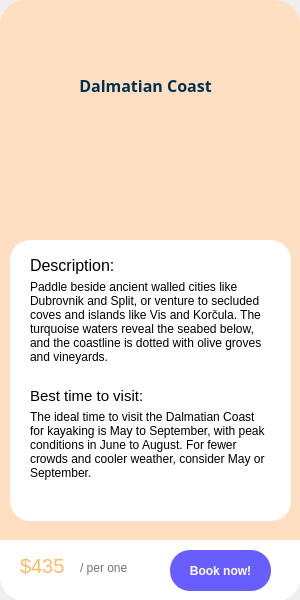
<?xml version="1.0" encoding="UTF-8"?>
<ui version="4.0">
 <class>MainWindow</class>
 <widget class="QMainWindow" name="MainWindow">
  <property name="geometry">
   <rect>
    <x>0</x>
    <y>0</y>
    <width>300</width>
    <height>600</height>
   </rect>
  </property>
  <property name="windowTitle">
   <string>MainWindow</string>
  </property>
  <widget class="QWidget" name="centralwidget">
   <widget class="QWidget" name="widget" native="true">
    <property name="geometry">
     <rect>
      <x>0</x>
      <y>0</y>
      <width>300</width>
      <height>600</height>
     </rect>
    </property>
    <property name="minimumSize">
     <size>
      <width>300</width>
      <height>600</height>
     </size>
    </property>
    <property name="maximumSize">
     <size>
      <width>300</width>
      <height>600</height>
     </size>
    </property>
    <property name="styleSheet">
     <string notr="true">QWidget#widget {
	background-color:rgb(255, 223, 194);
	border-radius: 25px;
}</string>
    </property>
    <widget class="QLabel" name="label">
     <property name="geometry">
      <rect>
       <x>10</x>
       <y>40</y>
       <width>271</width>
       <height>91</height>
      </rect>
     </property>
     <property name="font">
      <font>
       <family>Segoe MDL2 Assets</family>
       <pointsize>12</pointsize>
       <weight>75</weight>
       <italic>false</italic>
       <bold>true</bold>
       <underline>false</underline>
      </font>
     </property>
     <property name="styleSheet">
      <string notr="true">color:rgb(3, 48, 81)</string>
     </property>
     <property name="text">
      <string>Dalmatian Coast</string>
     </property>
     <property name="alignment">
      <set>Qt::AlignCenter</set>
     </property>
     <property name="wordWrap">
      <bool>true</bool>
     </property>
    </widget>
    <widget class="QPushButton" name="pushButton_2">
     <property name="geometry">
      <rect>
       <x>10</x>
       <y>30</y>
       <width>41</width>
       <height>31</height>
      </rect>
     </property>
     <property name="styleSheet">
      <string notr="true">QPushButton {
	background-color:rgb(255, 223, 194);
    border-radius: 20px;
}

QPushButton:hover {
    background-color: rgb(116, 116, 116);
}
</string>
     </property>
     <property name="text">
      <string/>
     </property>
     <property name="icon">
      <iconset>
       <normaloff>../Resource/Images/left arrow.png</normaloff>../Resource/Images/left arrow.png</iconset>
     </property>
     <property name="iconSize">
      <size>
       <width>25</width>
       <height>25</height>
      </size>
     </property>
    </widget>
    <widget class="QFrame" name="hoverFrame">
     <property name="geometry">
      <rect>
       <x>10</x>
       <y>240</y>
       <width>281</width>
       <height>281</height>
      </rect>
     </property>
     <property name="styleSheet">
      <string notr="true">background-color:rgb(255, 255, 255);
border-radius: 20px;</string>
     </property>
     <property name="frameShape">
      <enum>QFrame::StyledPanel</enum>
     </property>
     <property name="frameShadow">
      <enum>QFrame::Raised</enum>
     </property>
     <widget class="QLabel" name="label_3">
      <property name="geometry">
       <rect>
        <x>20</x>
        <y>10</y>
        <width>141</width>
        <height>31</height>
       </rect>
      </property>
      <property name="font">
       <font>
        <pointsize>12</pointsize>
       </font>
      </property>
      <property name="text">
       <string>Description:</string>
      </property>
     </widget>
     <widget class="QLabel" name="label_4">
      <property name="geometry">
       <rect>
        <x>20</x>
        <y>40</y>
        <width>241</width>
        <height>131</height>
       </rect>
      </property>
      <property name="font">
       <font>
        <pointsize>9</pointsize>
       </font>
      </property>
      <property name="text">
       <string>Paddle beside ancient walled cities like Dubrovnik and Split, or venture to secluded coves and islands like Vis and Korčula. The turquoise waters reveal the seabed below, and the coastline is dotted with olive groves and vineyards.</string>
      </property>
      <property name="alignment">
       <set>Qt::AlignLeading|Qt::AlignLeft|Qt::AlignTop</set>
      </property>
      <property name="wordWrap">
       <bool>true</bool>
      </property>
     </widget>
     <widget class="QLabel" name="label_5">
      <property name="geometry">
       <rect>
        <x>20</x>
        <y>140</y>
        <width>141</width>
        <height>31</height>
       </rect>
      </property>
      <property name="font">
       <font>
        <pointsize>11</pointsize>
       </font>
      </property>
      <property name="text">
       <string>Best time to visit:</string>
      </property>
     </widget>
     <widget class="QLabel" name="label_6">
      <property name="geometry">
       <rect>
        <x>20</x>
        <y>170</y>
        <width>241</width>
        <height>101</height>
       </rect>
      </property>
      <property name="font">
       <font>
        <pointsize>9</pointsize>
       </font>
      </property>
      <property name="text">
       <string>The ideal time to visit the Dalmatian Coast for kayaking is May to September, with peak conditions in June to August. For fewer crowds and cooler weather, consider May or September.</string>
      </property>
      <property name="alignment">
       <set>Qt::AlignLeading|Qt::AlignLeft|Qt::AlignTop</set>
      </property>
      <property name="wordWrap">
       <bool>true</bool>
      </property>
     </widget>
     <zorder>label_6</zorder>
     <zorder>label_3</zorder>
     <zorder>label_4</zorder>
     <zorder>label_5</zorder>
    </widget>
    <widget class="QLabel" name="label_2">
     <property name="geometry">
      <rect>
       <x>80</x>
       <y>100</y>
       <width>141</width>
       <height>151</height>
      </rect>
     </property>
     <property name="text">
      <string/>
     </property>
     <property name="pixmap">
      <pixmap>../Resource/Images/Kayak_icon.png</pixmap>
     </property>
     <property name="scaledContents">
      <bool>true</bool>
     </property>
    </widget>
    <widget class="QFrame" name="hoverFrame_2">
     <property name="geometry">
      <rect>
       <x>0</x>
       <y>540</y>
       <width>301</width>
       <height>61</height>
      </rect>
     </property>
     <property name="styleSheet">
      <string notr="true">border-top-left-radius: 0px; 
border-top-right-radius: 0px;
border-bottom-left-radius: 25px;
border-bottom-right-radius: 25px;
background-color:rgb(255, 255, 255)
</string>
     </property>
     <property name="frameShape">
      <enum>QFrame::StyledPanel</enum>
     </property>
     <property name="frameShadow">
      <enum>QFrame::Raised</enum>
     </property>
     <widget class="QLabel" name="label_7">
      <property name="geometry">
       <rect>
        <x>20</x>
        <y>10</y>
        <width>71</width>
        <height>31</height>
       </rect>
      </property>
      <property name="font">
       <font>
        <pointsize>15</pointsize>
       </font>
      </property>
      <property name="styleSheet">
       <string notr="true">color:rgb(255, 186, 101)</string>
      </property>
      <property name="text">
       <string>$435</string>
      </property>
     </widget>
     <widget class="QPushButton" name="pushButton">
      <property name="geometry">
       <rect>
        <x>170</x>
        <y>10</y>
        <width>101</width>
        <height>41</height>
       </rect>
      </property>
      <property name="font">
       <font>
        <pointsize>9</pointsize>
        <weight>75</weight>
        <bold>true</bold>
       </font>
      </property>
      <property name="styleSheet">
       <string notr="true">QPushButton {
    background-color:rgb(104, 93, 255);
    border-radius: 20px;
	color: white
}

QPushButton:hover {
    background-color: rgb(70, 76, 195);
}
</string>
      </property>
      <property name="text">
       <string>Book now!</string>
      </property>
     </widget>
     <widget class="QLabel" name="label_8">
      <property name="geometry">
       <rect>
        <x>80</x>
        <y>20</y>
        <width>81</width>
        <height>16</height>
       </rect>
      </property>
      <property name="font">
       <font>
        <pointsize>9</pointsize>
       </font>
      </property>
      <property name="styleSheet">
       <string notr="true">color:rgb(115, 115, 115)</string>
      </property>
      <property name="text">
       <string>/ per one</string>
      </property>
     </widget>
    </widget>
   </widget>
  </widget>
 </widget>
 <resources/>
 <connections/>
</ui>
